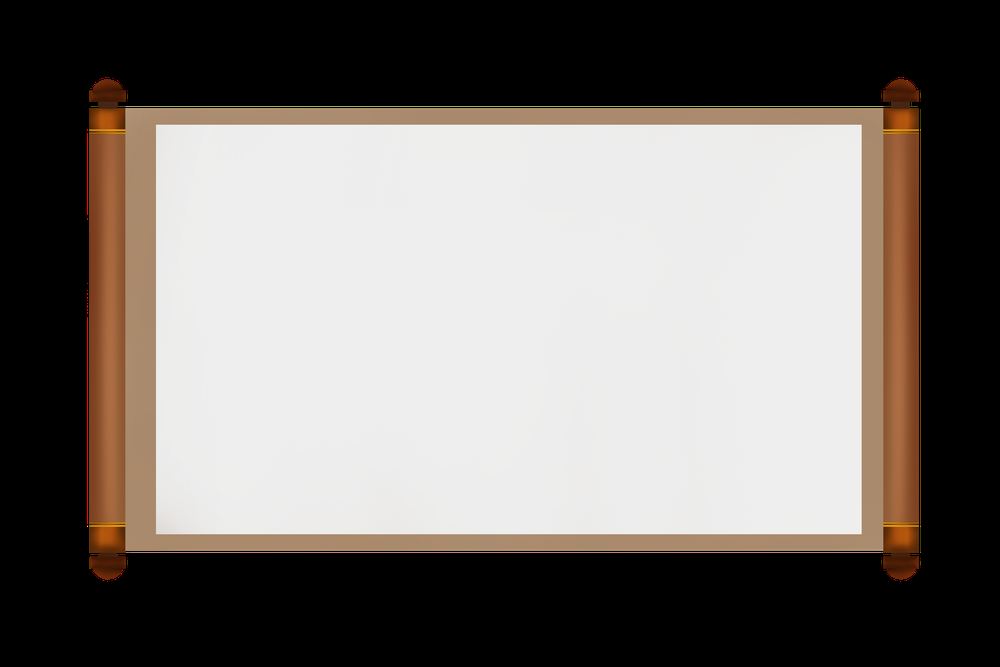
#> input picture Frames/scroll_horizontal_brown_basic.png, 1000 x 667 px, shrunk from 3000 x 2000 before the run, found by its file name
$ python test_locate_scroll_center_area.py   (older library calls are emulated)
#> lines starting #> are read from the running program, lines starting #| are printed output that depends on the picture; after the words box and inside, x2 and y2 are one past the last pixel; in counts of white or black regions, pixels touching at a corner belong together

import cv2
import numpy as np

import cv2
import numpy as np
import matplotlib.pyplot as plt

# [37 lines left out: function find_scroll_middle_by_color, not called in this run]

def find_scroll_middle_by_edges(image_path):
    """
    通过边缘检测找到卷轴边界
    """
    # 读取图像
    img = cv2.imread(image_path)
    gray = cv2.cvtColor(img, cv2.COLOR_BGR2GRAY)

    # 预处理：降噪
    gray = cv2.GaussianBlur(gray, (5, 5), 0)

    # 边缘检测
    edges = cv2.Canny(gray, 180, 200)

    # 形态学操作增强边缘
    kernel = np.ones((3, 3), np.uint8)
    edges = cv2.dilate(edges, kernel, iterations=1)

    # 找到轮廓
    contours, _ = cv2.findContours(edges, cv2.RETR_EXTERNAL, cv2.CHAIN_APPROX_SIMPLE)

    if contours:
        # 找到最大的轮廓（假设是卷轴）
        largest_contour = max(contours, key=cv2.contourArea)

        # 获取轮廓的边界框
        x, y, w, h = cv2.boundingRect(largest_contour)

        # 计算中间区域（假设卷轴中间在轮廓内）
        # 可以基于轮廓形状进一步优化
        middle_width = w * 0.6  # 中间占60%
        left_boundary = x + int((w - middle_width) / 2)
        right_boundary = left_boundary + int(middle_width)

        return left_boundary, right_boundary, edges
    else:
        return int(gray.shape[1] * 0.4), int(gray.shape[1] * 0.6), edges

# [90 lines left out: functions find_scroll_middle_by_hough_lines, find_scroll_middle_by_texture, not called in this run]

def smart_find_scroll_middle(image_path, output_path=None, visualize=False):
    """
    智能检测卷轴中间区域并使其透明
    """
#> called with image_path = 'Source/scroll_horizontal_brown_basic.png', output_path = 'output_smart.png', visualize = True
    # 读取图像
    img = cv2.imread(image_path)
#> img is the input picture: shape (667, 1000, 3); mean B, G, R 112.8, 117.2, 122.9
    if img is None:
        print("无法读取图像")
        return None

    height, width = img.shape[:2]

    # 尝试多种方法
    methods = [
        # find_scroll_middle_by_color,
        find_scroll_middle_by_edges,
        # find_scroll_middle_by_hough_lines,
        # find_scroll_middle_by_texture
    ]

    boundaries = []
    for method in methods:
        try:
            left, right, _ = method(image_path)
            boundaries.append((left, right))
        except:
            continue
#> this loop made 1 pass
#> left on pass 1: 295
#> pass 1, in find_scroll_middle_by_edges, `gray = cv2.cvtColor(img, cv2.COLOR_BGR2GRAY)`:
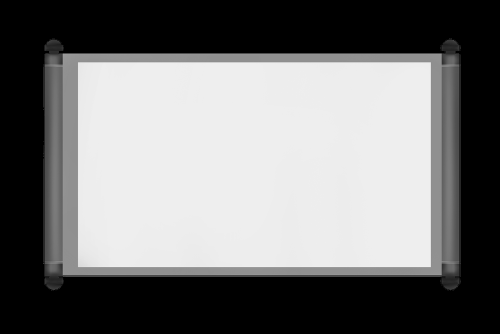
#> gray: shape (667, 1000) (shown at 1/2 size); min 0, max 248, mean 118.4
#> pass 1, in find_scroll_middle_by_edges, `edges = cv2.Canny(gray, 180, 200)`:
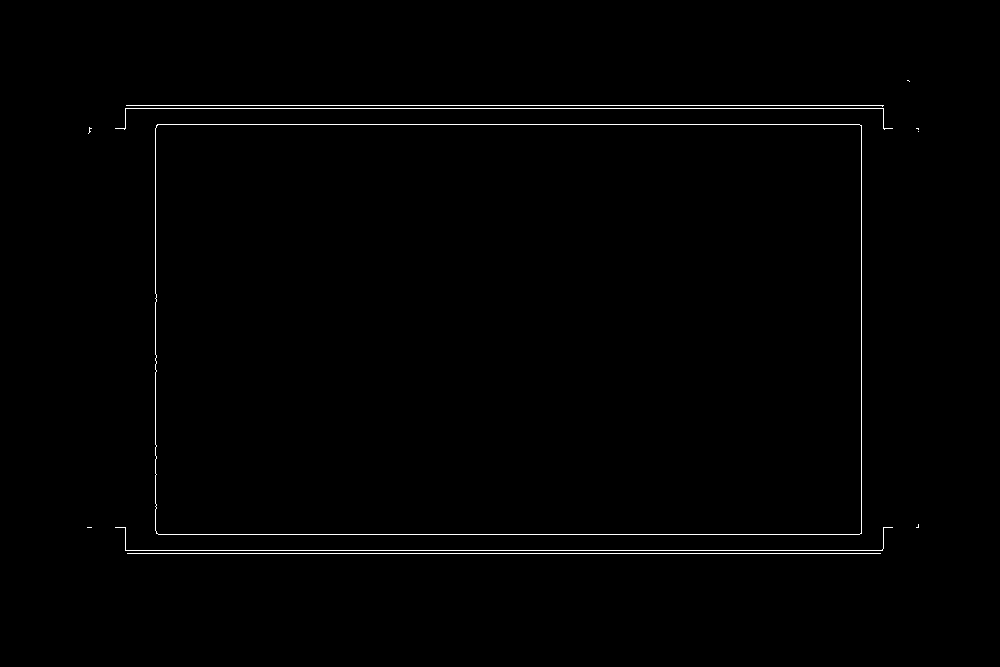
#> edges: shape (667, 1000); 0.81% white in thin lines or dots, all inside (x1, y1, x2, y2) = (87, 80, 919, 554)
#> pass 1, in find_scroll_middle_by_edges, `edges = cv2.dilate(edges, kernel, iterations=1)`:
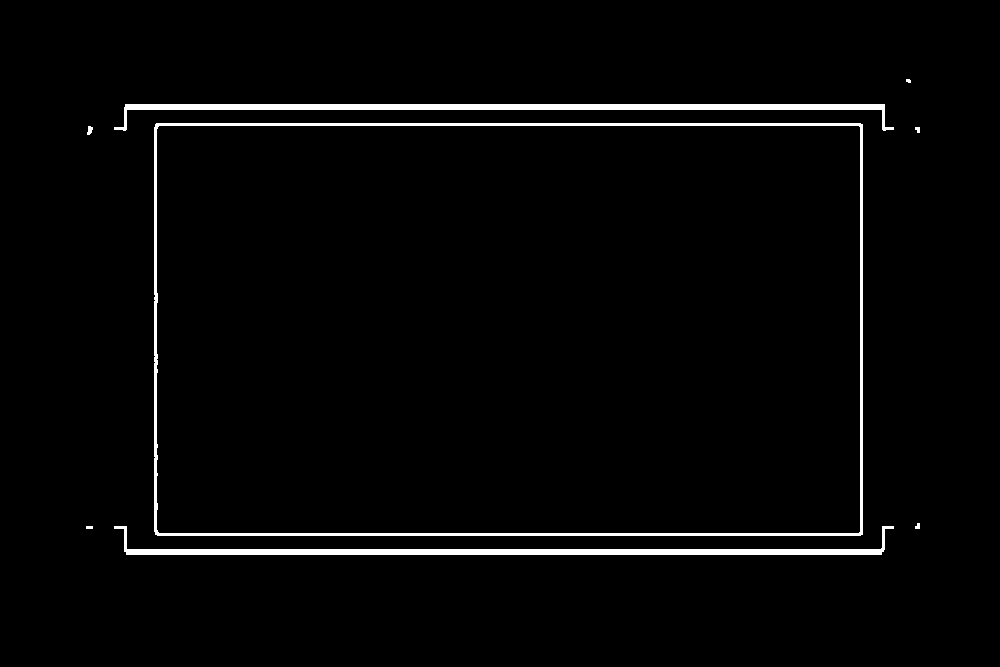
#> edges: shape (667, 1000); 2.5% white; 8 white regions (1 under 20 px), largest, box (x1, y1, x2, y2) and area: (154, 123, 863, 536) 6728, (114, 104, 894, 131) 4746, (114, 526, 894, 555) 4745
#> after the loop, boundaries = [(295, 720)]

    # 选择最合理的边界（取中间值）
    if boundaries:
        left_boundaries = [b[0] for b in boundaries]
#> left_boundaries = [295]
        right_boundaries = [b[1] for b in boundaries]
#> right_boundaries = [720]

        # 去除异常值
        left_boundaries = sorted(left_boundaries)
        right_boundaries = sorted(right_boundaries)

        left_boundary = left_boundaries[len(left_boundaries)//2]  # 中位数
#> left_boundary = 295
        right_boundary = right_boundaries[len(right_boundaries)//2]
#> right_boundary = 720

        # 确保边界合理
        min_width = width * 0.1
        if (right_boundary - left_boundary) < min_width:
            # 如果检测区域太小，扩展它
            center = (left_boundary + right_boundary) // 2
            left_boundary = max(0, center - int(min_width/2))
            right_boundary = min(width, center + int(min_width/2))
    else:
        # 默认值
        left_boundary = int(width * 0.4)
        right_boundary = int(width * 0.6)

    # 转换为RGBA
    img_rgba = cv2.cvtColor(img, cv2.COLOR_BGR2RGBA)

    # 创建渐变透明效果
    transparent_width = right_boundary - left_boundary
#> transparent_width = 425
    gradient_width = min(100, transparent_width // 3)
#> gradient_width = 100

    # 设置透明度
    for x in range(left_boundary, right_boundary):
        if x < left_boundary + gradient_width:
            # 左侧渐变
            alpha_value = int(255 * (x - left_boundary) / gradient_width)
        elif x > right_boundary - gradient_width:
            # 右侧渐变
            alpha_value = int(255 * (right_boundary - x) / gradient_width)
        else:
            # 中间完全透明
            alpha_value = 0

        img_rgba[:, x, 3] = alpha_value
#> this loop made 425 passes
#> alpha_value on passes 1 to 8: 0, 2, 5, 7, 10, 12, 15, 17
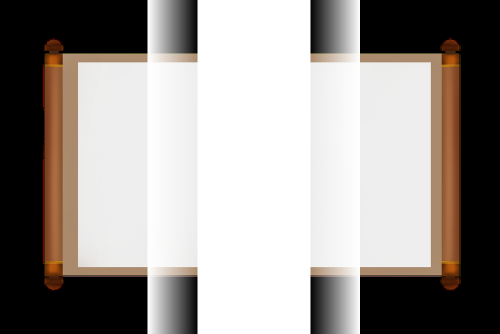
#> img_rgba: shape (667, 1000, 4) (shown at 1/2 size); mean R, G, B, A 122.9, 117.2, 112.8, 171.8; transparent parts drawn white

    # 可视化（可选）
    if visualize:
        # 创建可视化图像
        viz_img = img.copy()
        cv2.line(viz_img, (left_boundary, 0), (left_boundary, height), (0, 255, 0), 3)
        cv2.line(viz_img, (right_boundary, 0), (right_boundary, height), (0, 255, 0), 3)
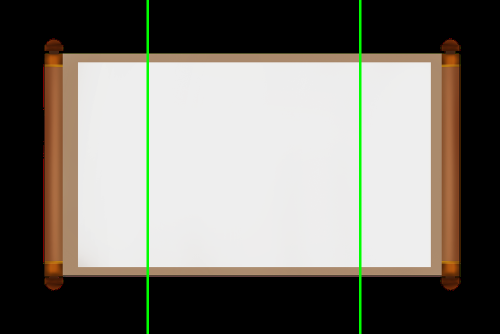
#> viz_img: shape (667, 1000, 3) (shown at 1/2 size); mean B, G, R 111.3, 118.2, 121.4

        # 显示结果
        plt.figure(figsize=(15, 5))
        plt.subplot(131)
        plt.imshow(cv2.cvtColor(img, cv2.COLOR_BGR2RGB))
        plt.title('原始图像')

        plt.subplot(132)
        plt.imshow(cv2.cvtColor(viz_img, cv2.COLOR_BGR2RGB))
        plt.title('检测到的边界')

        plt.subplot(133)
        plt.imshow(cv2.cvtColor(img_rgba, cv2.COLOR_BGRA2RGBA))
        plt.title('透明化结果')

        plt.tight_layout()
        plt.show()
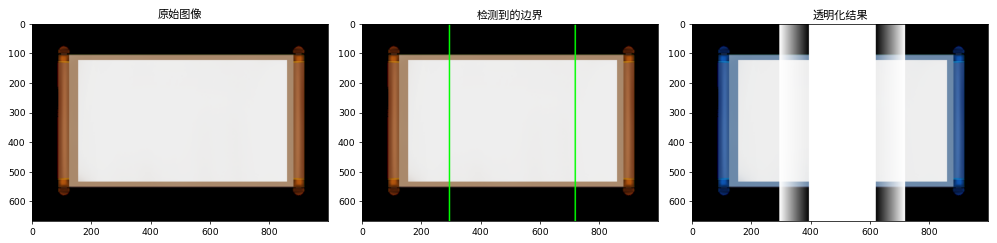
#> figure drawn by matplotlib, 3 panels; B, G, R data is drawn as R, G, B

    # 保存结果
    if output_path:
        cv2.imwrite(output_path, img_rgba)
        print(f"结果已保存至: {output_path}")
        print(f"检测到的边界: {left_boundary} - {right_boundary} (宽度: {transparent_width}px)")
#| 检测到的边界: 295 - 720 (宽度: 425px)

    return left_boundary, right_boundary, img_rgba

# 使用示例
if __name__ == "__main__":
    scroll_image = "Source/scroll_horizontal_brown_basic.png"
    # 简单使用
    left, right, result = smart_find_scroll_middle(
        scroll_image,
        "output_smart.png",
        visualize=True
    )
#> left = 295; right = 720

    print(f"卷轴中间区域边界: 左={left}, 右={right}")
#| 卷轴中间区域边界: 左=295, 右=720

$ run again, with Frames/scroll_horizontal_yellow_brown.png copied over Frames/scroll_horizontal_brown_basic.png
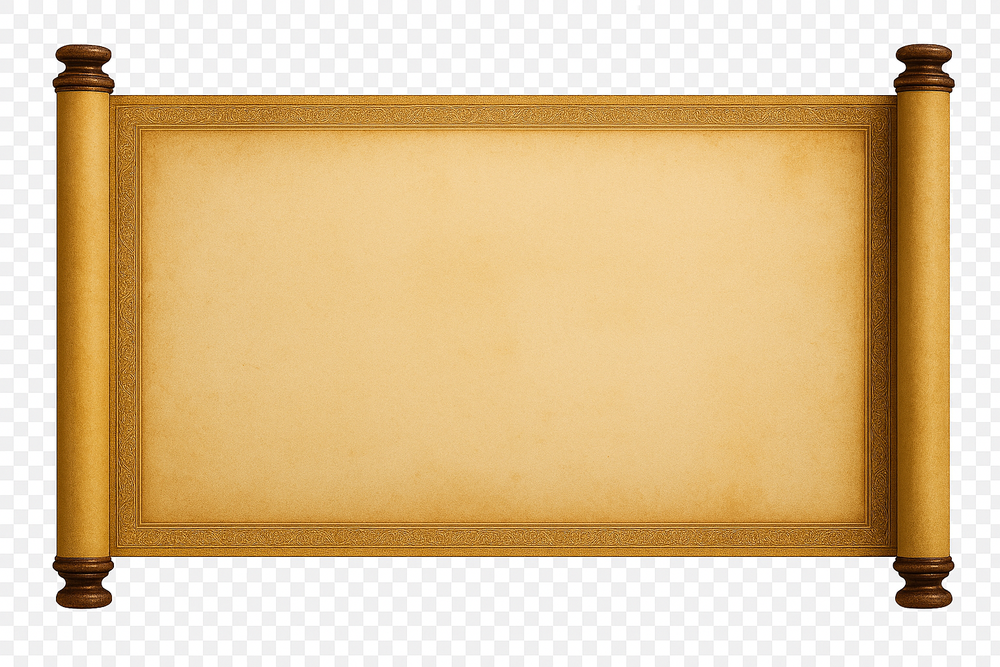
#> input picture Frames/scroll_horizontal_yellow_brown.png, 1000 x 667 px, shrunk from 1536 x 1024 before the run, found by its file name
#> in smart_find_scroll_middle, img is the input picture: shape (667, 1000, 3); mean B, G, R 152.1, 196, 223.8
#> the loop in smart_find_scroll_middle, `for method in methods:` made 1 pass
#> left on pass 1: 232
#> pass 1, in find_scroll_middle_by_edges, `edges = cv2.dilate(edges, kernel, iterations=1)`:
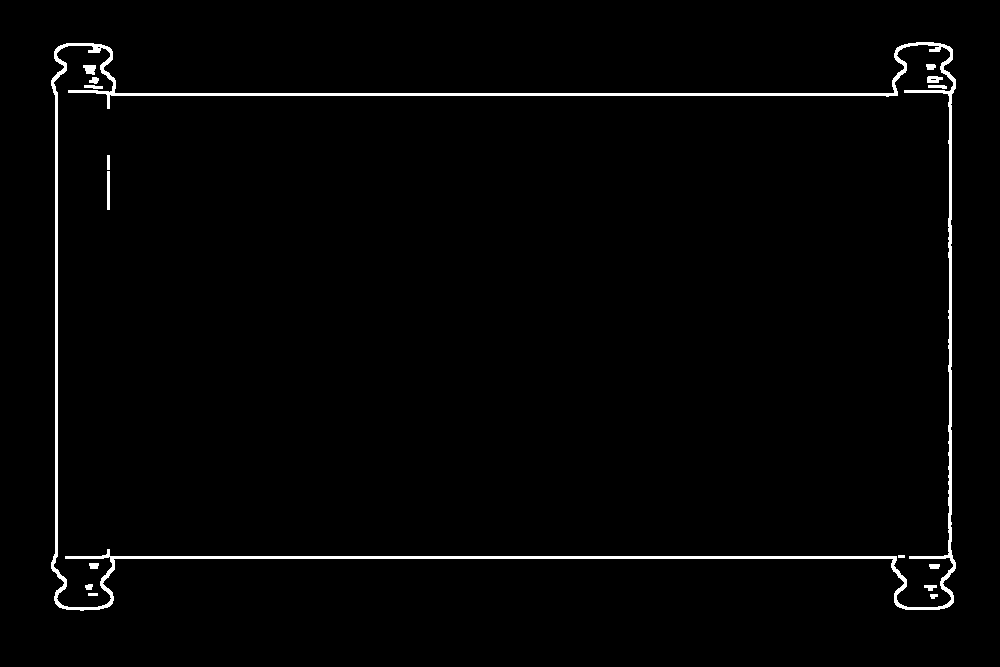
#> edges: shape (667, 1000); 1.7% white; 16 white regions, largest, box (x1, y1, x2, y2) and area: (51, 42, 956, 611) 10753, (107, 171, 110, 210) 117, (83, 65, 96, 75) 99
#> after the loop in smart_find_scroll_middle, `for method in methods:`: boundaries = [(232, 775)]
#> left_boundaries = [232]
#> right_boundaries = [775]
#> in smart_find_scroll_middle, `left_boundary = left_boundaries[len(left_boundaries)//2]`: left_boundary = 232
#> in smart_find_scroll_middle, `right_boundary = right_boundaries[len(right_boundaries)//2]`: right_boundary = 775
#> transparent_width = 543
#> gradient_width = 100
#> the loop in smart_find_scroll_middle, `for x in range(left_boundary, right_boundary):` made 543 passes
#> alpha_value on passes 1 to 8: 0, 2, 5, 7, 10, 12, 15, 17
#> in smart_find_scroll_middle, `plt.show()`:
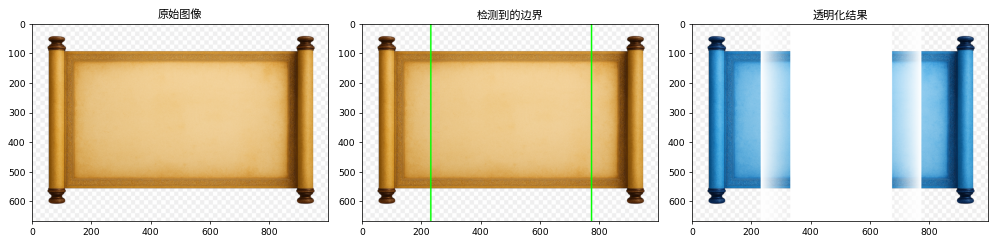
#> figure drawn by matplotlib, 3 panels; B, G, R data is drawn as R, G, B
#| 检测到的边界: 232 - 775 (宽度: 543px)
#> `left, right, result = smart_find_scroll_middle( scroll_image, "output_..`: left = 232; right = 775
#| 卷轴中间区域边界: 左=232, 右=775

$ run again, with Frames/scroll_horizontal_yellow_brown_wide.png copied over Frames/scroll_horizontal_brown_basic.png
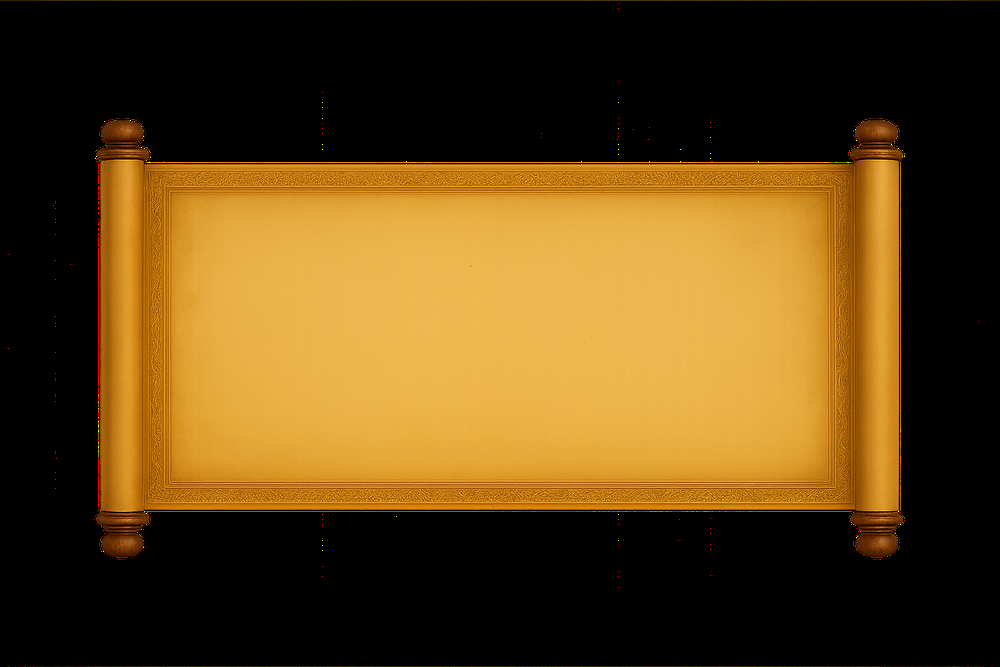
#> input picture Frames/scroll_horizontal_yellow_brown_wide.png, 1000 x 667 px, shrunk from 1536 x 1024 before the run, found by its file name
#> in smart_find_scroll_middle, img is the input picture: shape (667, 1000, 3); mean B, G, R 21.5, 65.7, 92.5
#> the loop in smart_find_scroll_middle, `for method in methods:` made 1 pass
#> left on pass 1: 285
#> pass 1, in find_scroll_middle_by_edges, `edges = cv2.dilate(edges, kernel, iterations=1)`:
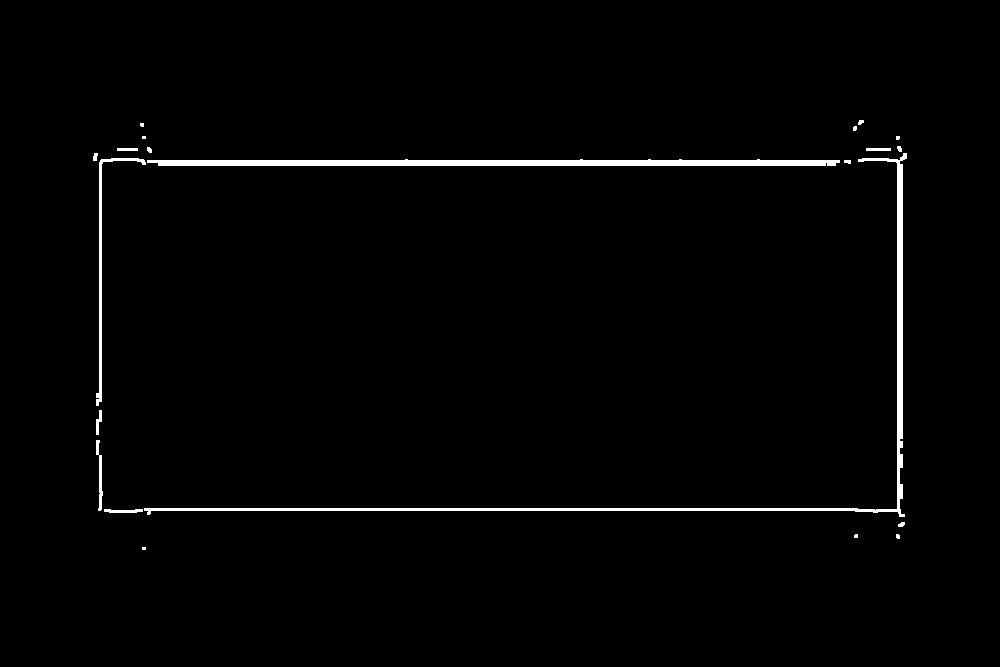
#> edges: shape (667, 1000); 1.5% white; 21 white regions (7 under 20 px), largest, box (x1, y1, x2, y2) and area: (144, 153, 907, 517) 4458, (147, 159, 840, 166) 4125, (96, 158, 146, 406) 908
#> after the loop in smart_find_scroll_middle, `for method in methods:`: boundaries = [(285, 700)]
#> left_boundaries = [285]
#> right_boundaries = [700]
#> in smart_find_scroll_middle, `left_boundary = left_boundaries[len(left_boundaries)//2]`: left_boundary = 285
#> in smart_find_scroll_middle, `right_boundary = right_boundaries[len(right_boundaries)//2]`: right_boundary = 700
#> transparent_width = 415
#> gradient_width = 100
#> the loop in smart_find_scroll_middle, `for x in range(left_boundary, right_boundary):` made 415 passes
#> alpha_value on passes 1 to 8: 0, 2, 5, 7, 10, 12, 15, 17
#> in smart_find_scroll_middle, `plt.show()`:
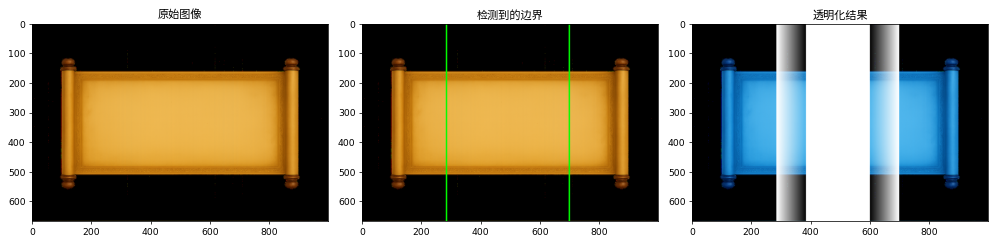
#> figure drawn by matplotlib, 3 panels; B, G, R data is drawn as R, G, B
#| 检测到的边界: 285 - 700 (宽度: 415px)
#> `left, right, result = smart_find_scroll_middle( scroll_image, "output_..`: left = 285; right = 700
#| 卷轴中间区域边界: 左=285, 右=700
